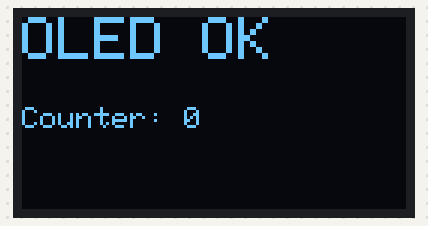
Bench run of a sketch on a simulated ESP32. Shown: 128×64 one-colour display. What the sketch prints to the serial monitor is not drawn.

Above: at 0.1 s.
At 4.2 s:
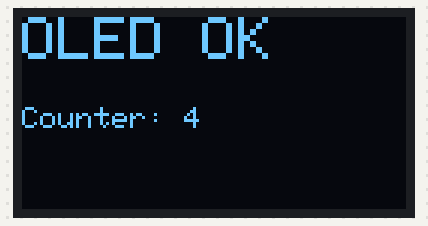
At 7.3 s:
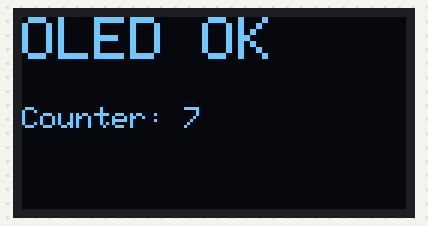
At 18.6 s:
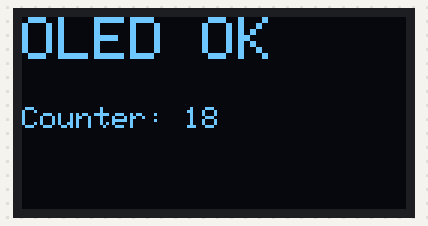
At 28.8 s:
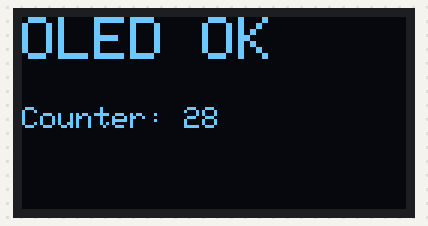
At 38.1 s:
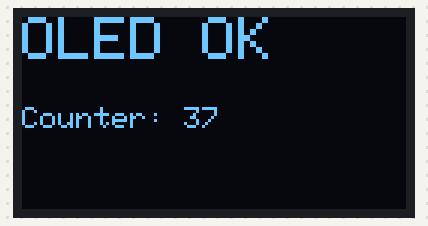

Measured:
- what the display in image 1 shows lasts 1.0 s, from 4.2 s to 5.2 s

The sketch:

04_OLED_Test.ino
```cpp
// 04_OLED_Test.ino
// Tests the 0.96" SSD1306 OLED on I2C (address 0x3C).
// Needs libraries: "Adafruit SSD1306" and "Adafruit GFX Library".
// Expected: "OLED OK" and a counter that goes up every second.

#include <Wire.h>
#include <Adafruit_GFX.h>
#include <Adafruit_SSD1306.h>

Adafruit_SSD1306 display(128, 64, &Wire, -1);
int counter = 0;

void setup() {
  Serial.begin(115200);
  Wire.begin(21, 22);
  if (!display.begin(SSD1306_SWITCHCAPVCC, 0x3C)) {
    Serial.println("OLED not found at 0x3C. Run the I2C scanner.");
    while (true) delay(1000);
  }
  Serial.println("OLED ready");
}

void loop() {
  display.clearDisplay();
  display.setTextColor(SSD1306_WHITE);
  display.setTextSize(2);
  display.setCursor(0, 0);
  display.println("OLED OK");
  display.setTextSize(1);
  display.setCursor(0, 30);
  display.printf("Counter: %d", counter++);
  display.display();
  delay(1000);
}
```
